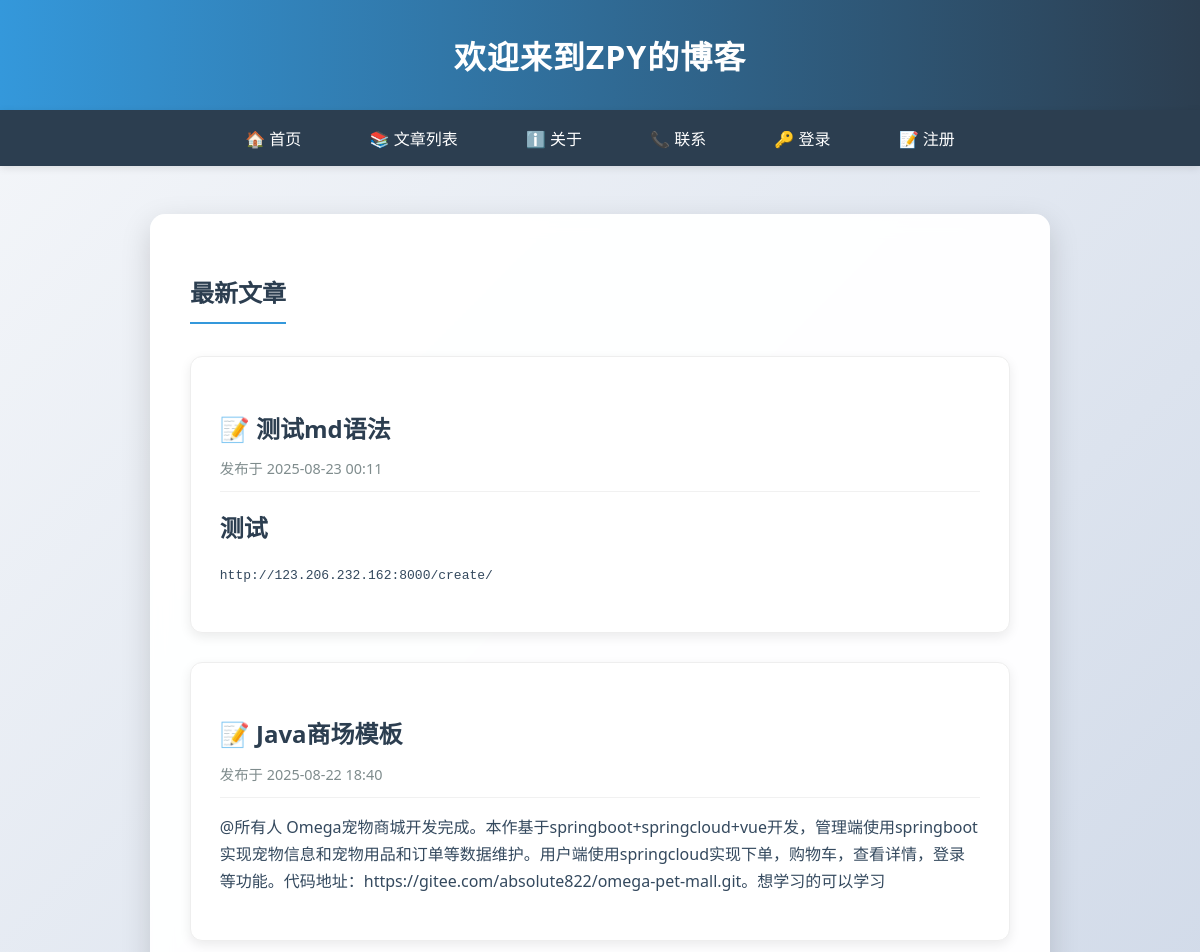
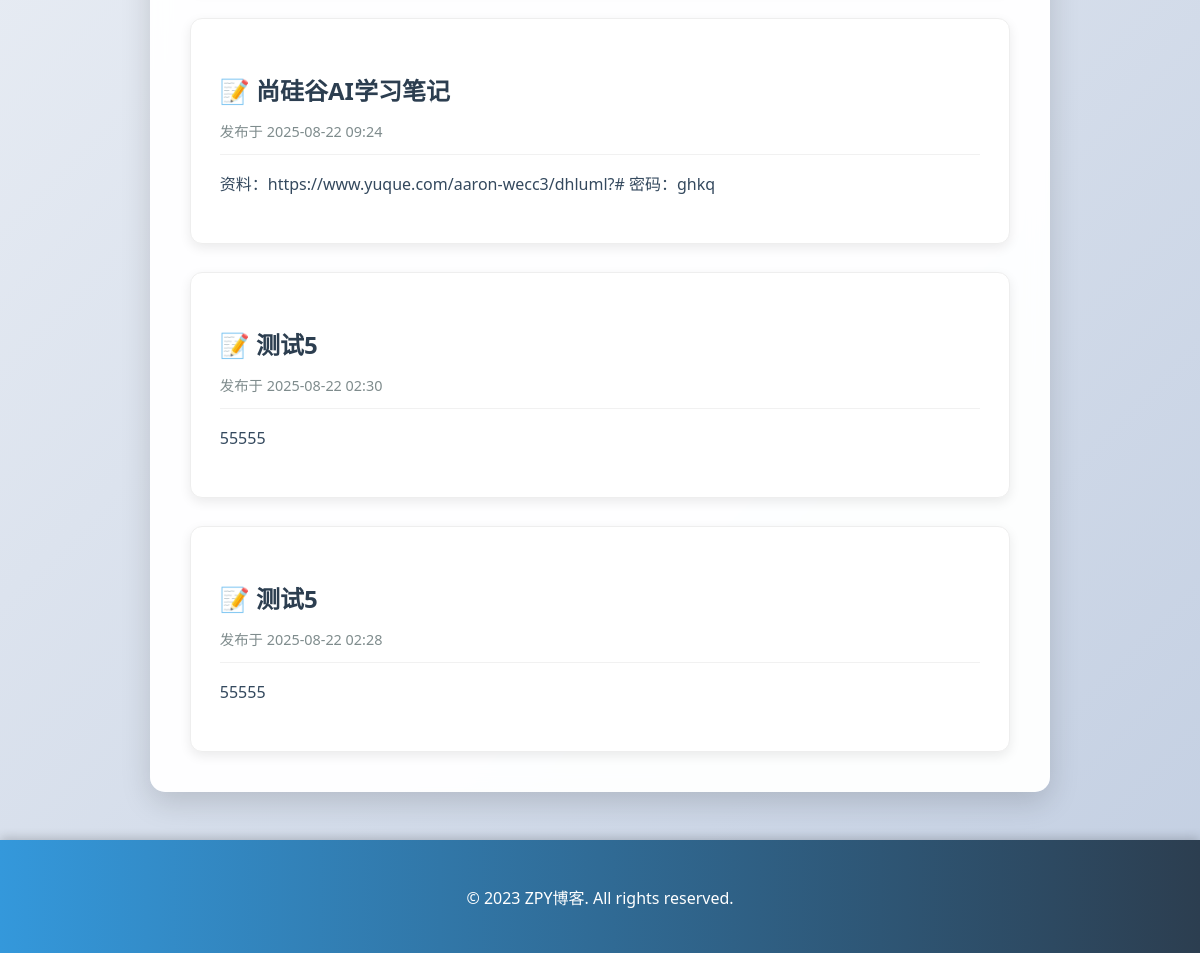
Before: / with the older database file (2 pictures, top to bottom).
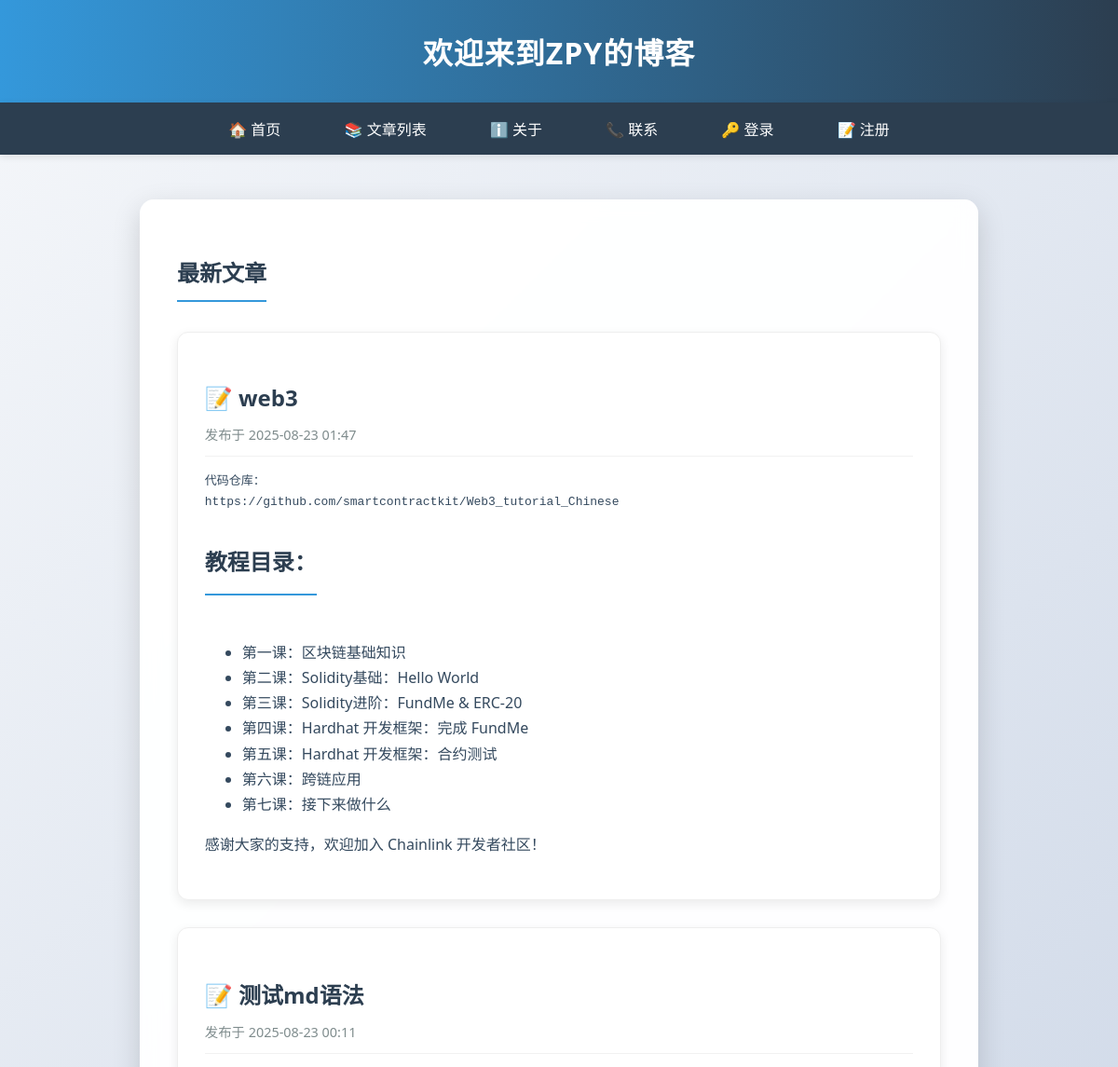
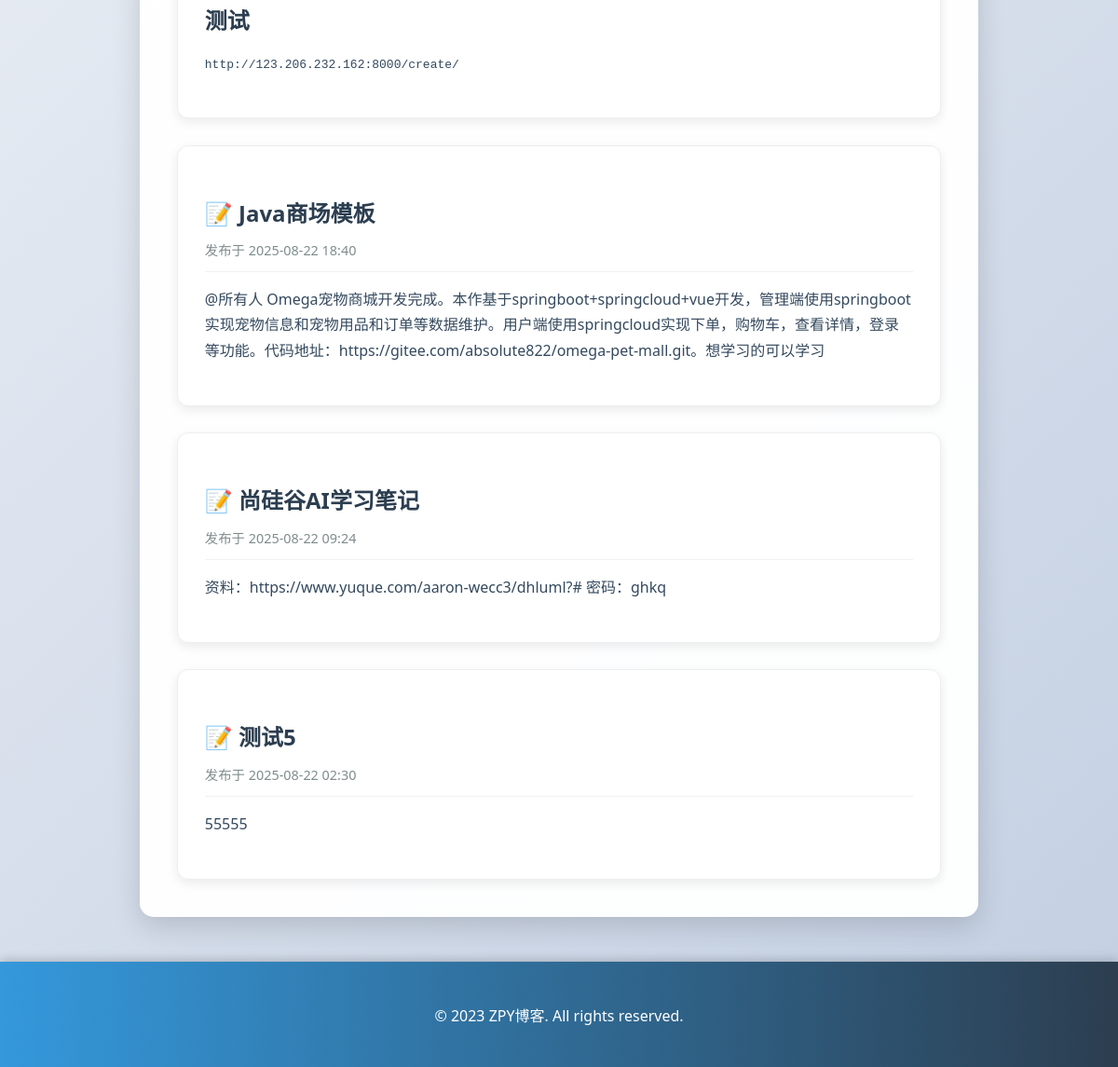
After: the same page with the newer database file (2 pictures, top to bottom).
### blog/models.py (models this page shows, shortened)
class Post(models.Model):
    title = models.CharField(max_length=200)
    content = models.TextField()
    created_at = models.DateTimeField(auto_now_add=True)
    author = models.ForeignKey(User, on_delete=models.CASCADE, default=1)  # 添加author字段，默认值为1

### blog/views.py (the view)
# urls.py: path('', views.home, name='home'),
def home(request):
    latest_posts = Post.objects.order_by('-created_at')[:5]
    for post in latest_posts:
        post.content = markdown.markdown(post.content, extensions=['extra', 'codehilite'])
    return render(request, 'blog/home.html', {'latest_posts': latest_posts})

### blog/templates/blog/home.html (shortened to what this page needs)
<!DOCTYPE html>
{% load static %}
<html lang="zh">
<head>
</head>
<body>
    <header>
        <h1>欢迎来到ZPY的博客</h1>
    </header>
    <nav>
        <a href="/">🏠 首页</a>
        <a href="/posts/">📚 文章列表</a>
        <a href="/about/">ℹ️ 关于</a>
        <a href="/contact/">📞 联系</a>
        {% if user.is_authenticated %}
            <a href="/profile/">👤 个人主页</a>
            <a href="/create/">✍️ 创建文章</a>
        {% else %}
            <a href="/login/">🔑 登录</a>
            <a href="/register/">📝 注册</a>
        {% endif %}
    </nav>
    <div class="container">
        <div class="content">
            <h2 style="text-align: center;">最新文章</h2>
            {% if latest_posts %}
                <div class="posts-container">
                    {% for post in latest_posts %}
                        <div class="post-card">
                            <h3 class="post-title">📝 <a href="{% url 'post_detail' post.id %}">{{ post.title }}</a></h3>
                            <div class="post-meta">发布于 {{ post.created_at|date:"Y-m-d H:i" }}</div>
                            <div class="post-excerpt">
                                <p>{{ post.content|safe }}</p>
                            </div>
                        </div>
                    {% endfor %}
                </div>
            {% else %}
                <p>暂无文章。</p>
            {% endif %}
        </div>
    </div>
    <footer>
        <p>&copy; 2023 ZPY博客. All rights reserved.</p>
    </footer>
</body>
</html>

### blog/templates/blog/home.html (style rules this page uses)
body { font-family: 'Noto Sans SC', 'Segoe UI', Tahoma, Geneva, Verdana, sans-serif; margin: 0; padding: 0; background: linear-gradient(135deg, #f5f7fa 0%, #c3cfe2 100%); min-height: 100vh; animation: fadeIn 0.8s ease-in; }
header { background: linear-gradient(90deg, #3498db, #2c3e50); color: white; padding: 2rem; text-align: center; box-shadow: 0 4px 12px rgba(0,0,0,0.15); animation: slideDown 0.6s ease-out; }
header h1 { margin: 0; font-weight: 700; letter-spacing: 1px; }
nav { background-color: #2c3e50; padding: 1rem; text-align: center; box-shadow: 0 2px 8px rgba(0,0,0,0.1); }
nav a { color: white; text-decoration: none; margin: 0 0.8rem; padding: 0.6rem 1.2rem; border-radius: 20px; transition: all 0.3s ease; font-weight: 500; }
.container { max-width: 900px; margin: 2rem auto; padding: 1rem; }
.content { background-color: rgba(255, 255, 255, 0.96); padding: 2.5rem; border-radius: 15px; box-shadow: 0 10px 30px rgba(0,0,0,0.15); backdrop-filter: blur(10px); animation: fadeInUp 0.7s ease-out; }
h2 { color: #2c3e50; padding-bottom: 0.8rem; margin-bottom: 2rem; border-bottom: 2px solid #3498db; display: inline-block; }
.posts-container { display: flex; flex-direction: column; gap: 1.8rem; }
.post-card { background: white; border-radius: 12px; box-shadow: 0 4px 12px rgba(0,0,0,0.08); padding: 1.8rem; transition: all 0.3s ease; border: 1px solid #eee; animation: fadeIn 0.5s ease-out; }
.post-title { color: #2c3e50; margin-bottom: 0.8rem; font-size: 1.5rem; font-weight: 600; }
.post-title a { color: #2c3e50; text-decoration: none; transition: color 0.3s; }
.post-meta { color: #7f8c8d; font-size: 0.9rem; margin-bottom: 1rem; padding-bottom: 0.8rem; border-bottom: 1px solid #f1f1f1; }
.post-excerpt { line-height: 1.7; color: #34495e; }
.post-excerpt h1 { font-size: 1.5rem; font-weight: 600; color: #2c3e50; margin-top: 0; margin-bottom: 1rem; }
footer { background: linear-gradient(90deg, #3498db, #2c3e50); color: white; text-align: center; padding: 1.8rem; margin-top: 2rem; box-shadow: 0 -2px 10px rgba(0,0,0,0.2); }

Changed rows visible on the page:
no longer on this page (row unchanged): Post: title "测试5", created_at "2025-08-22 02:28", content "55555"
added Post: title "web3", created_at "2025-08-23 01:47", content "代码仓库： https://github.com/smartcontractkit/Web3_tutorial_Chinese 教程目录： 第一课：区块链基础知识 第二课：Solidity基础：Hello World 第三课：Solidity进阶：FundMe & ERC-20 第四课：Hardhat 开发框架：完成 FundMe 第五课：Hardhat 开发框架：合约测试 第六课：跨链应用 第七课：接下来做什么 感谢大家的支持，欢迎加入 Chainlink 开发者社区！"
